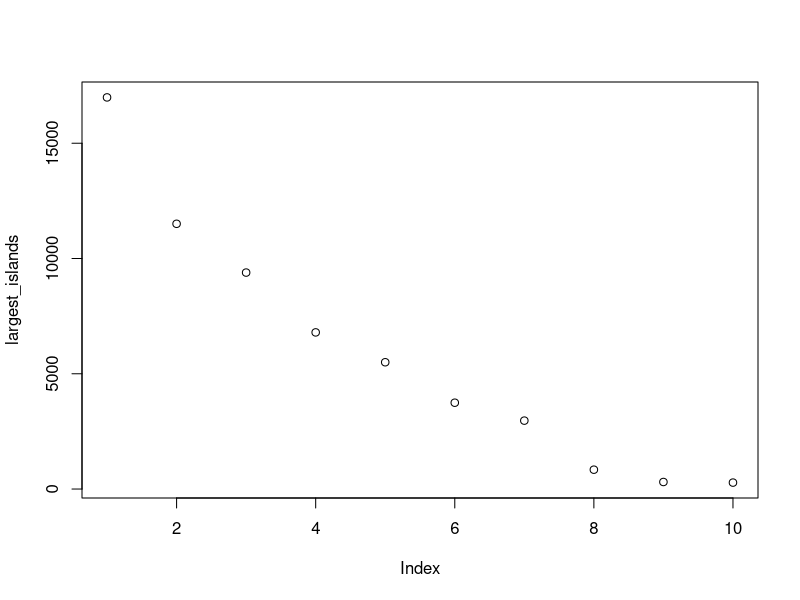
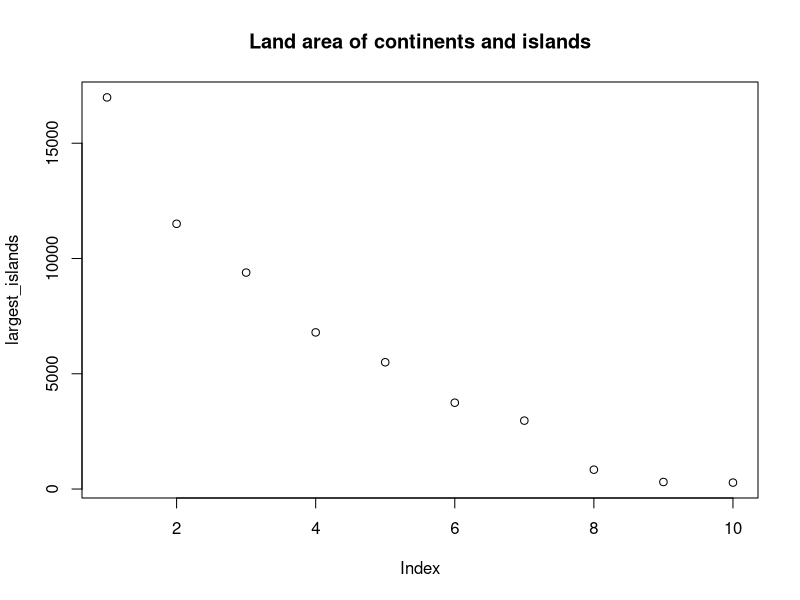
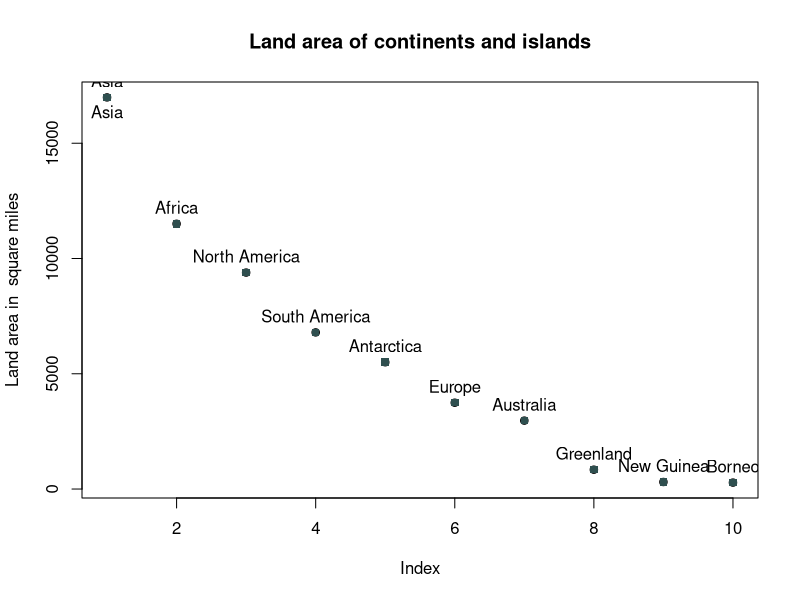

These figures' R source, in order: (Note: this script raises an error after producing the figures.)
# Plots

?islands     # built in vector of the areas in thousands of square miles 
# of the landmasses which exceed 10,000 square miles.

# the following subsets the islands vector to ten largest landmasses 
# decreasing order
largest_islands <- head(sort(islands, decreasing = TRUE), 10)


plot(largest_islands)

# main = " "  <- adds a title
plot(largest_islands, main = "Land area of continents and islands")

# until we put the closing parenthesis R is going to know that the
# function will continue, so we can put code in another row for readability)
# the ylab <- parameter can be used to override the y axis label
plot(largest_islands, main = "Land area of continents and islands",
     ylab = "Land area in  square miles")

# adds text labels to a plot
# pos = 1/2/3/4 <- position from the coordinates
# 1 - below; 2 - to the left; 3 - above; 4 - to the right
text(largest_islands, labels = names(largest_islands), pos = 3)

text(largest_islands[1], labels = names(largest_islands[1]), pos = 1)


# to change the shape and the color of the points use points() function
# where points(data, col = color, pch = shape)
# pch = 19 - solid circle; pch = 20 bullet; pch = 21 filled circle; 
# pch = 22 - filled square; pch = 23 - filled diamonds; pch = 24 - filled triangle point up etc....

points(largest_islands, pch = 15, col = "#2f4f4f" )




# plotting matrices
?matplot

# t(Salary) -> Data to be plotted
# type = “b” -> Both line and points/ the type of the representation
# pch -> kind of points used
# col -> colours used 
# lty - line type; lwd - line width
# xlab - x axis label; ylab - y axis label
matplot(t(Salary), type = "b", pch = c(1, 2, 6, 16, 20, 32),
        col = c("red", "blue", "green", "yellow", "orange", "pink", "black",
                "violet", "lightblue", "brown" ),
        lty = 1, lwd = 2,
        xlab = "Season", ylab = "Salary",
        xaxt = "n")
        
matplot(t(Salary), type = "b")

matplot(t(Salary), type = "b", pch = c(15, 16,17,18,24,25,1, 2, 0, 23))

matplot(t(Salary)[1:3,], type = "b", pch = c(15, 16,17,18,24,25,1, 2, 0, 23),
        col = c("red", "blue", "green", "yellow", "orange", "pink", "black",
                "violet", "lightblue", "brown" ), 
        lty = 1, lwd = 2,
        xlab = "Season", ylab = "Salary",
        xaxt = "n")
# to set a legend use legend()
# first argument is the position (e.g. topleft, bottom right, center etc)
#inset- distance(s) from the margins as a fraction of the plot region

legend("topleft", inset = 0.01, legend = rownames(Salary), 
       col = c("red", "blue", "green", "yellow", 
               "orange", "pink", "black","violet", "lightblue", "brown"), 
        pch = c(15, 16,17,18,24,25,1, 2, 0, 23))
# to change axis parameters use axis() function
# first argument is position (1- below; 2- left; 3 - above; 4 - right)

axis(1, at = 1:length(colnames(Salary)), labels = colnames(Salary))


?legend

# How to show a matrix with the top 3 players in the last 5 seasons?
# 


matplot(t(Salary[1:3,6:10]), type = "b", pch = 21:23,
        col = c("red", "blue", "green"), 
        lty = 1, lwd = 2,
        xlab = "Season", ylab = "Salary",
        xaxt = "n")
axis(1, at = 1:5, labels = colnames(Salary)[6:10])
legend("topleft", inset = 0.01, legend = rownames(Salary)[1:3], 
       col = c("red", "blue", "green"), 
       pch = 21:23,
       lwd = 2)

mtext("NBA player salaries", 2, 0, col = "red" )
title(main = "NBA player statistics", 
      sub = "for seasons 2005-2014", 
      col.main = "green", col.sub ="red")
# TASK nr.1. try to to do just Kevin Durant and seasons 2006 - 2010.
